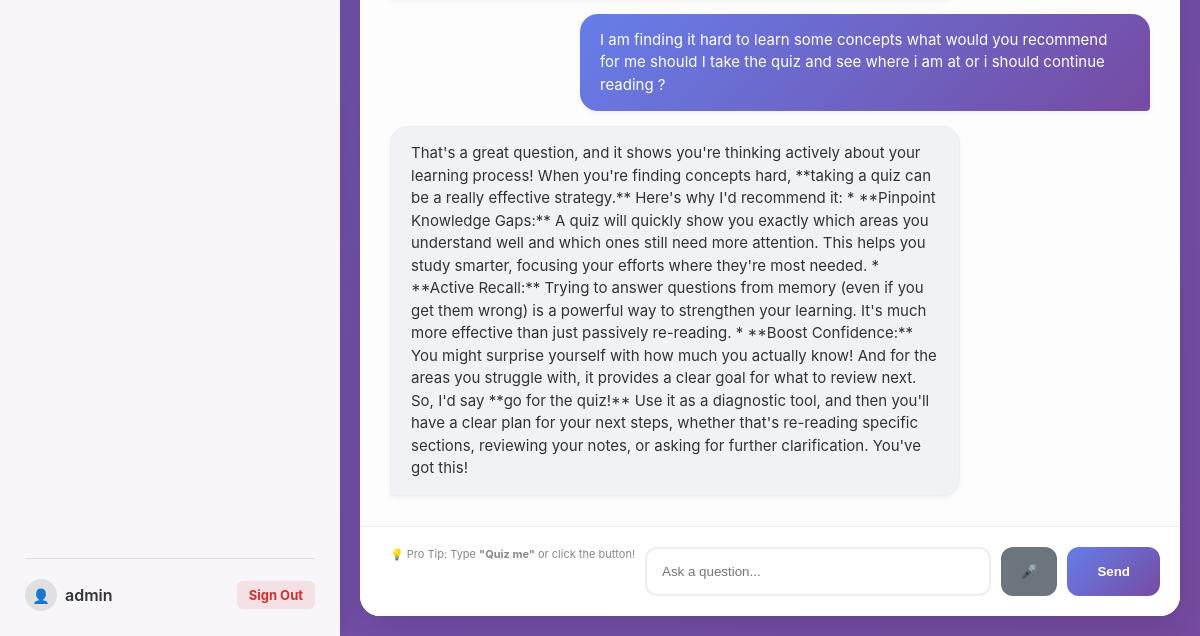
Page /study/1 (signed in, lower part) on the earlier database version.
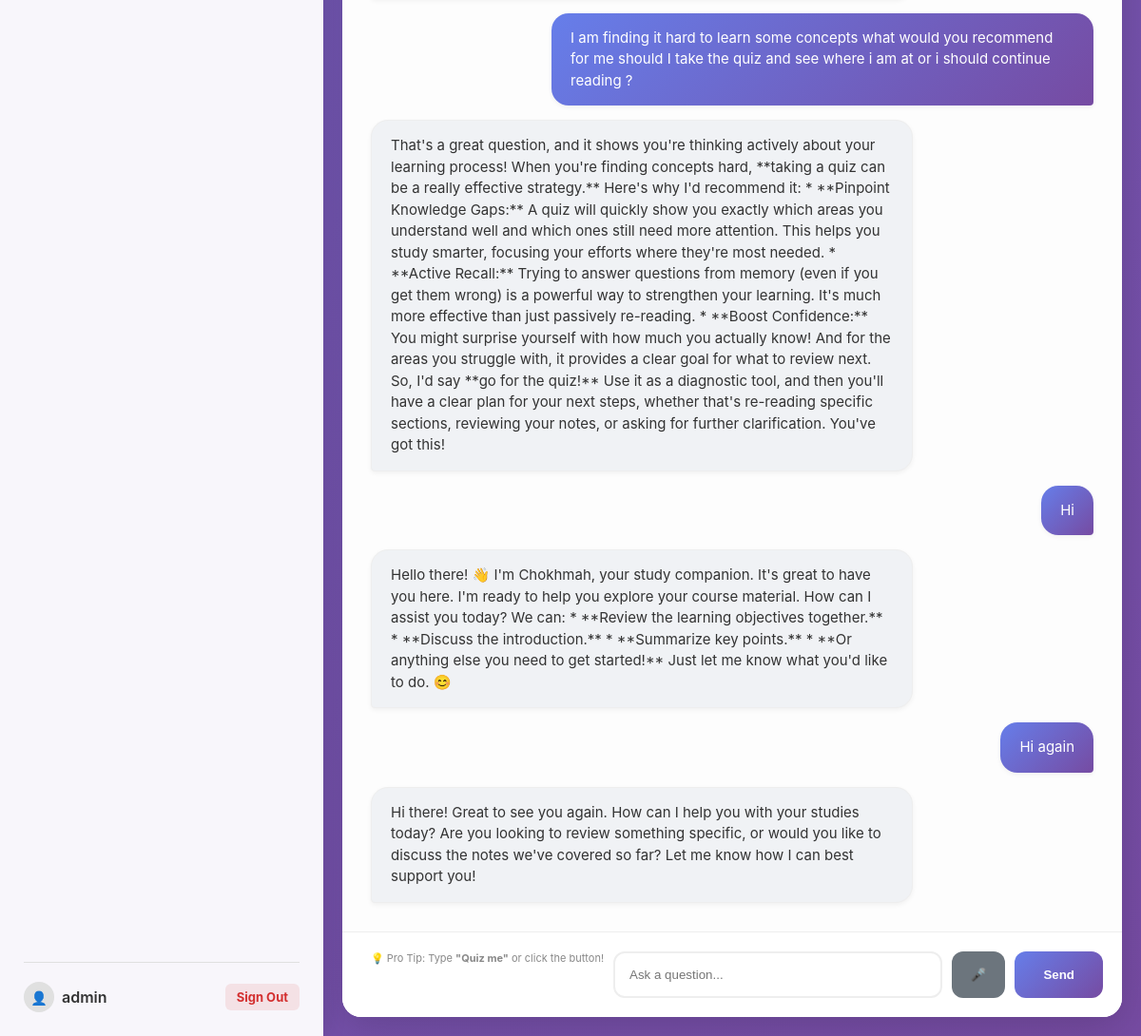
Same page on the later database version.
### models.py (models this page shows)
class ChatMessage(db.Model):
    id = db.Column(db.Integer, primary_key=True)
    text = db.Column(db.Text, nullable=False)
    is_user = db.Column(db.Boolean, default=True)
    timestamp = db.Column(db.DateTime, default=datetime.utcnow)
    course_id = db.Column(db.Integer, db.ForeignKey('course.id'), nullable=False)

### main.py (the view)
@app.route('/study/<int:course_id>')
def study(course_id):
    if 'user_id' not in session: return redirect(url_for('login'))
    course = Course.query.get_or_404(course_id)
    notes = Note.query.filter_by(course_id=course_id).all()
    history = ChatMessage.query.filter_by(course_id=course_id).order_by(ChatMessage.timestamp).all()
    return render_template("index.html",
                           course=course,
                           notes=notes,
                           history=history,
                           username=session.get('username'))

### templates/index.html (shortened to what this page needs)
<!DOCTYPE html>
<html lang="en">
<head>
    <link rel="stylesheet" href="{{ url_for('static', filename='style.css') }}">
</head>
<body>
    <aside class="sidebar">
        <div class="user-footer">
            <div class="user-info">
                <div class="avatar">👤</div>
                <span class="username">{{ username }}</span>
            </div>
            <a href="/logout" class="logout-btn">Sign Out</a>
        </div>
    </aside>
    <main class="chat-container">
        <section class="chat-box" id="chatBox">
            {% for msg in history %}
                {% if msg.is_user %}
                    <div class="message user">{{ msg.text }}</div>
                {% else %}
                    <div class="message bot">{{ msg.text }}</div>
                {% endif %}
            {% endfor %}
        </section>
        <footer class="input-area">
            <div style="font-size: 11px; color: #888; margin-bottom: 5px; margin-left: 10px;">
                💡 Pro Tip: Type <b>"Quiz me"</b> or click the button!
            </div>
            <input type="text" id="userInput" placeholder="Ask a question..." autocomplete="off" onkeypress="if(event.key==='Enter') sendMessage()">
            <button onclick="toggleRecording()" id="micBtn" style="background: #6c757d; padding: 15px 20px;" title="Speak">
                🎤
             </button>
            <button onclick="sendMessage()">Send</button>
        </footer>
    </main>
</body>
</html>

### static/style.css (style rules this page uses)
* { margin: 0; padding: 0; box-sizing: border-box; }
body { font-family: 'Inter', -apple-system, BlinkMacSystemFont, 'Segoe UI', sans-serif; display: flex; height: 100vh; background: linear-gradient(135deg, #667eea 0%, #764ba2 100%); overflow: hidden; }
.sidebar { width: 340px; background: rgba(255, 255, 255, 0.95); backdrop-filter: blur(10px); padding: 25px; display: flex; flex-direction: column; gap: 20px; box-shadow: 4px 0 20px rgba(0, 0, 0, 0.1); overflow-y: auto; justify-content: flex-start; }
.chat-container { flex: 1; display: flex; flex-direction: column; background: white; margin: 20px; border-radius: 20px; overflow: hidden; box-shadow: 0 10px 40px rgba(0, 0, 0, 0.15); }
.chat-box { flex: 1; padding: 30px; overflow-y: auto; display: flex; flex-direction: column; gap: 15px; background: #fdfdfd; }
.message { padding: 15px 20px; border-radius: 18px; max-width: 75%; line-height: 1.5; font-size: 15px; box-shadow: 0 2px 5px rgba(0,0,0,0.05); }
.message.bot { background: #f0f2f5; color: #333; align-self: flex-start; border-bottom-left-radius: 4px; border: 1px solid #eee; }
.message.user { background: linear-gradient(135deg, #667eea 0%, #764ba2 100%); color: white; align-self: flex-end; border-bottom-right-radius: 4px; }
.input-area { padding: 20px; background: white; display: flex; gap: 10px; border-top: 1px solid #eee; }
input[type="text"] { flex: 1; padding: 15px; border: 2px solid #eee; border-radius: 12px; outline: none; transition: border 0.3s; }
button { padding: 15px 30px; background: linear-gradient(135deg, #667eea 0%, #764ba2 100%); color: white; border: none; border-radius: 12px; cursor: pointer; font-weight: 600; transition: transform 0.2s; }
.user-footer { margin-top: auto; padding-top: 20px; border-top: 1px solid #e0e0e0; display: flex; align-items: center; justify-content: space-between; }
.user-info { display: flex; align-items: center; gap: 8px; font-weight: 600; color: #333; }
.avatar { background: #e0e0e0; width: 32px; height: 32px; border-radius: 50%; display: flex; align-items: center; justify-content: center; font-size: 14px; }
.logout-btn { text-decoration: none; color: #d32f2f; font-size: 13px; font-weight: 700; padding: 6px 12px; border-radius: 6px; background: rgba(211, 47, 47, 0.1); transition: all 0.2s; }

Differences in the rows shown:
added ChatMessage: text "Hi"
added ChatMessage: text "Hello there! 👋 I'm Chokhmah, your study companion. It's great to have you here. I'm ready to help you explore your course material. How can I assist you today? We can: * **Review the learning objectives together.** * **Discuss the introduction.** * **Summarize key points.** * **Or anything else you need to get started!** Just let me know what you'd like to do. 😊"
added ChatMessage: text "Hi again"
added ChatMessage: text "Hi there! Great to see you again. How can I help you with your studies today? Are you looking to review something specific, or would you like to discuss the notes we've covered so far? Let me know how I can best support you!"
